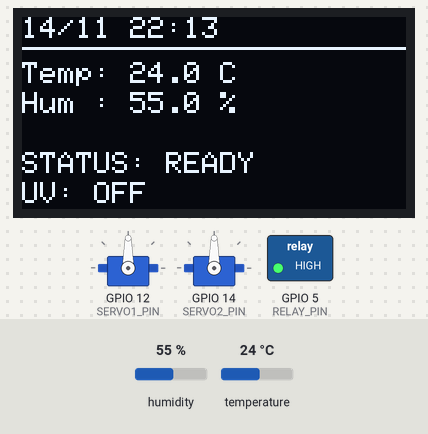
A sketch run on a simulated ESP32. On the bench: 2 × servo, 128×64 one-colour display, switched loads named in the sketch (green lamp = pin HIGH). Inputs (shaded band) come from the test bench; at power-on: humidity 55 %, temperature 24 °C. WiFi joins after 1.5 s; servers stay silent unless stated; the local clock reads 2024-03-15 10:24:30 at power-on unless the sketch sets it; random numbers use the default seed unless the sketch sets one; no MQTT or app messages arrive unless stated; what the sketch prints to the serial monitor is not drawn.

Above: at 10.6 s.
10.7 s: humidity set to 22 %
At 20.4 s:
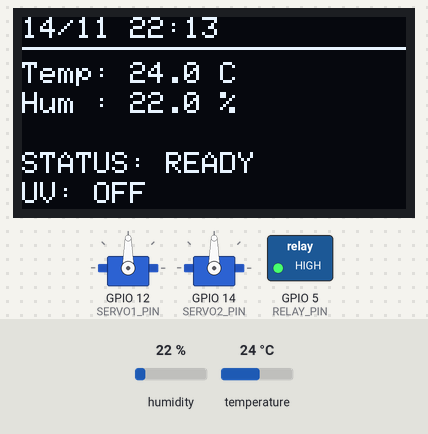
21.5 s: temperature set to 12 °C
At 30.4 s:
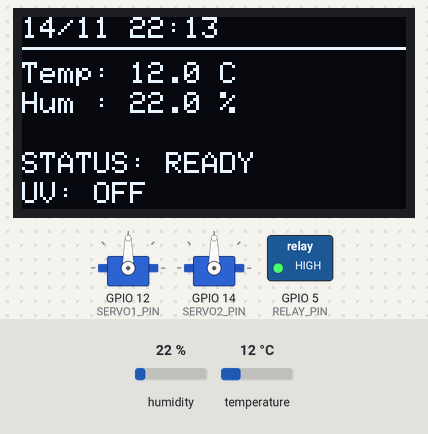
41.5 s: humidity set to 40 %
At 50.5 s:
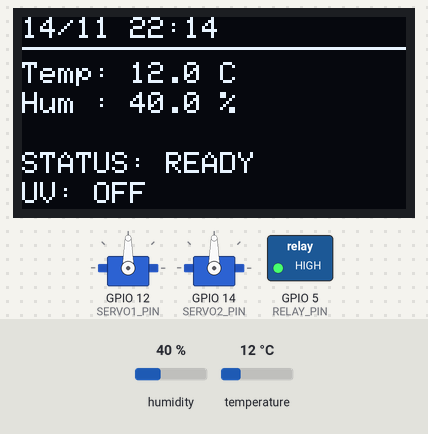
53.0 s: temperature set to 19 °C
At 100.8 s:
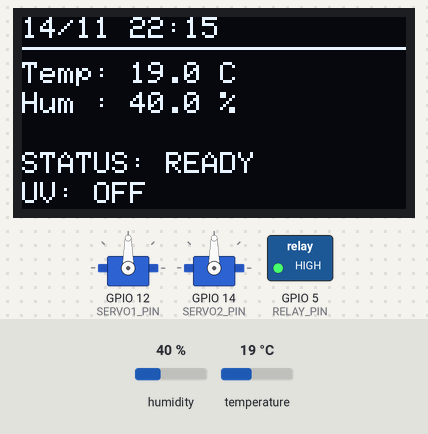
Timing chart, 0 to 101.5 s (numbered marks = the images above; inputs shaded):
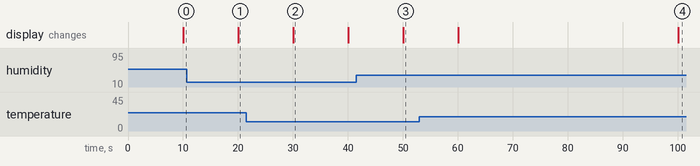

Measured:
- after the input at 10.7 s, the display: changes after 9.3 s (image 1)
- after the input at 41.5 s, the display: changes after 8.5 s (image 3)
- what the display in image 2 shows lasts 10.0 s, from 30.0 s to 40.0 s

The sketch:

esp.ino
```cpp
#include <Wire.h>
#include <WiFi.h>
#include <WiFiClientSecure.h>
#include <PubSubClient.h>
#include <ArduinoJson.h>
#include <RTClib.h>
#include <ESP32Servo.h>
#include <Adafruit_GFX.h>
#include <Adafruit_SSD1306.h>
#include <DHT.h>

// ==========================================
// 1. KONFIGURASI KONEKSI (EDIT DISINI)
// ==========================================
const char* ssid = "dell";
const char* password = "deli1234";

// Konfigurasi HiveMQ (Sesuai Gambar Anda)
const char* mqtt_server = "5aed062215ab4b2f950052625f538fef.s1.eu.hivemq.cloud";
const int mqtt_port = 8883; // Port SSL/TLS
const char* mqtt_user = "ghalytsarhivemq"; // Username dari gambar 1
const char* mqtt_pass = "Ember1233";       // Password dari gambar 1

// Topik MQTT (Sesuai PRD)
const char* topic_feeder_cmd = "aquarium/feeder/command";
const char* topic_uv_cmd = "aquarium/uv/command";
const char* topic_report = "aquarium/device/report";
const char* topic_sensor = "aquarium/sensor/dht";

// ==========================================
// 2. KONFIGURASI PIN & HARDWARE
// ==========================================
#define RELAY_PIN 5
#define SERVO1_PIN 12 // Gate Atas (P2)
#define SERVO2_PIN 14 // Gate Bawah (P4)
#define DHTPIN 15
#define DHTTYPE DHT22

// OLED
#define SCREEN_WIDTH 128
#define SCREEN_HEIGHT 64
Adafruit_SSD1306 display(SCREEN_WIDTH, SCREEN_HEIGHT, &Wire, -1);

// Objects
Servo servo1;
Servo servo2;
RTC_DS3231 rtc;
DHT dht(DHTPIN, DHTTYPE);
WiFiClientSecure espClient; // Gunakan Secure Client untuk HiveMQ
PubSubClient client(espClient);

// Variabel Global
float suhu = 0, hum = 0;
unsigned long lastMsg = 0;
unsigned long lastSensor = 0;

// ==========================================
// 3. LOGIKA FEEDER (STATE MACHINE)
// ==========================================
bool isFeeding = false;
int feedStep = 0;
unsigned long feedTimer = 0;
int targetDose = 1; // Default 1 kali takaran

void setup() {
  Serial.begin(115200);

  // Init Hardware
  pinMode(RELAY_PIN, OUTPUT);
  digitalWrite(RELAY_PIN, HIGH); // Default OFF

  servo1.attach(SERVO1_PIN);
  servo2.attach(SERVO2_PIN);
  servo1.write(90); // Posisi Tutup
  servo2.write(90); // Posisi Tutup

  dht.begin();

  if (!rtc.begin()) {
    Serial.println("RTC Error!");
    while (1);
  }

  // SET WAKTU SEKALI SAJA (UPLOAD SEKALI)
  rtc.adjust(DateTime(__DATE__, __TIME__));
  Serial.println("RTC time set from compile time");
  // ===================

  if (!display.begin(SSD1306_SWITCHCAPVCC, 0x3C)) {
    Serial.println("OLED Error!");
    for(;;);
  }
  display.clearDisplay();
  display.setTextColor(SSD1306_WHITE);

  // Init WiFi & MQTT
  setup_wifi();

  // PENTING: Untuk HiveMQ Cloud, kita set Insecure agar tidak ribet dengan sertifikat CA
  // Untuk production grade, sebaiknya upload sertifikat Root CA
  espClient.setInsecure();

  client.setServer(mqtt_server, mqtt_port);
  client.setCallback(callback);
}

void setup_wifi() {
  delay(10);
  Serial.println();
  Serial.print("Connecting to ");
  Serial.println(ssid);

  WiFi.begin(ssid, password);

  while (WiFi.status() != WL_CONNECTED) {
    delay(500);
    Serial.print(".");
  }
  Serial.println("\nWiFi connected");
}

// Callback saat ada pesan masuk dari MQTT
void callback(char* topic, byte* payload, unsigned int length) {
  String message;
  for (int i = 0; i < length; i++) {
    message += (char)payload[i];
  }
  Serial.print("Pesan masuk ["); Serial.print(topic); Serial.print("]: ");
  Serial.println(message);

  // Parse JSON
  StaticJsonDocument<200> doc;
  DeserializationError error = deserializeJson(doc, message);

  if (error) {
    Serial.print("JSON Error: ");
    Serial.println(error.c_str());
    return;
  }

  // Cek Topik: FEEDER
  if (String(topic) == topic_feeder_cmd) {
    // Payload contoh: {"action": "FEED", "dose": 1}
    const char* action = doc["action"];
    if (strcmp(action, "FEED") == 0) {
      if (!isFeeding) {
        Serial.println(">>> START FEEDING SEQUENCE");
        isFeeding = true;
        feedStep = 0; // Mulai dari langkah awal
        targetDose = doc["dose"] | 1; // Default 1 jika tidak ada
      } else {
        Serial.println(">>> BUSY: Masih proses feeding sebelumnya");
      }
    }
  }

  // Cek Topik: UV
  if (String(topic) == topic_uv_cmd) {
    // Payload contoh: {"state": "ON"}
    const char* state = doc["state"];
    if (strcmp(state, "ON") == 0) {
      digitalWrite(RELAY_PIN, LOW);
      Serial.println(">>> UV MANUAL ON");
    } else {
      digitalWrite(RELAY_PIN, HIGH);
      Serial.println(">>> UV MANUAL OFF");
    }
    // Kirim status update segera
    publishStatusUV();
  }
}

void reconnect() {
  while (!client.connected()) {
    Serial.print("Mencoba koneksi MQTT HiveMQ...");
    String clientId = "ESP32Client-";
    clientId += String(random(0xffff), HEX);

    if (client.connect(clientId.c_str(), mqtt_user, mqtt_pass)) {
      Serial.println("Terhubung!");
      // Subscribe ke topik perintah
      client.subscribe(topic_feeder_cmd);
      client.subscribe(topic_uv_cmd);
    } else {
      Serial.print("Gagal, rc=");
      Serial.print(client.state());
      Serial.println(" coba lagi dalam 5 detik");
      delay(5000);
    }
  }
}

// Logika Double Gate (Non-Blocking)
void handleFeeder() {
  if (!isFeeding) return;

  unsigned long currentMillis = millis();

  switch (feedStep) {
    case 0: // BUKA GATE ATAS (P2)
      servo1.write(0); // Buka
      servo2.write(90); // Pastikan Bawah Tutup
      Serial.println("Step 1: Isi Takaran (P2 Buka)");
      feedTimer = currentMillis;
      feedStep = 1;
      break;

    case 1: // TUNGGU ISI (4 Detik)
      if (currentMillis - feedTimer >= 4000) {
        servo1.write(90); // Tutup P2
        Serial.println("Step 2: Kunci Takaran (P2 Tutup)");
        feedTimer = currentMillis;
        feedStep = 2;
      }
      break;

    case 2: // JEDA STABILISASI (1 Detik)
      if (currentMillis - feedTimer >= 1000) {
        servo2.write(0); // Buka P4 (Jatuhkan ke kolam)
        Serial.println("Step 3: Jatuhkan Pakan (P4 Buka)");
        feedTimer = currentMillis;
        feedStep = 3;
      }
      break;

    case 3: // TUNGGU JATUH (3 Detik)
      if (currentMillis - feedTimer >= 3000) {
        servo2.write(90); // Tutup P4
        Serial.println("Step 4: Selesai (P4 Tutup)");

        // Kirim Laporan Sukses ke Backend
        StaticJsonDocument<200> doc;
        doc["result"] = "SUCCESS";
        doc["type"] = "FEED";
        doc["feed_gram"] = 10; // Estimasi
        char buffer[256];
        serializeJson(doc, buffer);
        client.publish(topic_report, buffer);

        isFeeding = false; // Reset state
        feedStep = 0;
      }
      break;
  }
}

void publishSensor() {
  StaticJsonDocument<200> doc;
  doc["temp"] = suhu;
  doc["hum"] = hum;

  // Ambil waktu RTC lokal
  DateTime now = rtc.now();
  char timeBuffer[10];
  sprintf(timeBuffer, "%02d:%02d", now.hour(), now.minute());
  doc["rtc_time"] = timeBuffer;

  char buffer[256];
  serializeJson(doc, buffer);
  client.publish(topic_sensor, buffer);
}

void publishStatusUV() {
  StaticJsonDocument<200> doc;
  // Active LOW relay: LOW = ON, HIGH = OFF
  doc["state"] = (digitalRead(RELAY_PIN) == LOW) ? "ON" : "OFF";
  doc["remaining"] = 0; // ESP tidak track remaining time
  char buffer[256];
  serializeJson(doc, buffer);
  client.publish("aquarium/uv/status", buffer); // Topik status UV
  Serial.print("UV Status Published: ");
  Serial.println(buffer);
}

void updateOLED() {
   display.clearDisplay();
   DateTime now = rtc.now();

   // Header
   display.setCursor(0, 0);
   display.printf("%02d/%02d %02d:%02d", now.day(), now.month(), now.hour(), now.minute());
   display.drawLine(0, 10, 128, 10, SSD1306_WHITE);

   // Status
   display.setCursor(0, 15);
   display.printf("Temp: %.1f C", suhu);
   display.setCursor(0, 25);
   display.printf("Hum : %.1f %%", hum);

   display.setCursor(0, 45);
   if (isFeeding) {
     display.print("STATUS: FEEDING...");
   } else {
     display.print("STATUS: READY");
   }

   display.setCursor(0, 55);
   display.print("UV: ");
   // Active LOW relay: LOW = ON, HIGH = OFF
   if(digitalRead(RELAY_PIN) == LOW) display.print("ON"); else display.print("OFF");

   display.display();
}

void loop() {
  if (!client.connected()) {
    reconnect();
  }
  client.loop(); // Wajib dipanggil agar MQTT tetap hidup

  unsigned long now = millis();

  // 1. Baca Sensor & Kirim Data (Setiap 10 Detik)
  if (now - lastSensor > 10000) {
    lastSensor = now;
    suhu = dht.readTemperature();
    hum = dht.readHumidity();

    // Kirim ke MQTT
    if (!isnan(suhu)) {
      publishSensor();
    }
    // Update Layar
    updateOLED();
  }

  // 2. Jalankan Logika Feeder (Jika aktif)
  handleFeeder();
}
```
